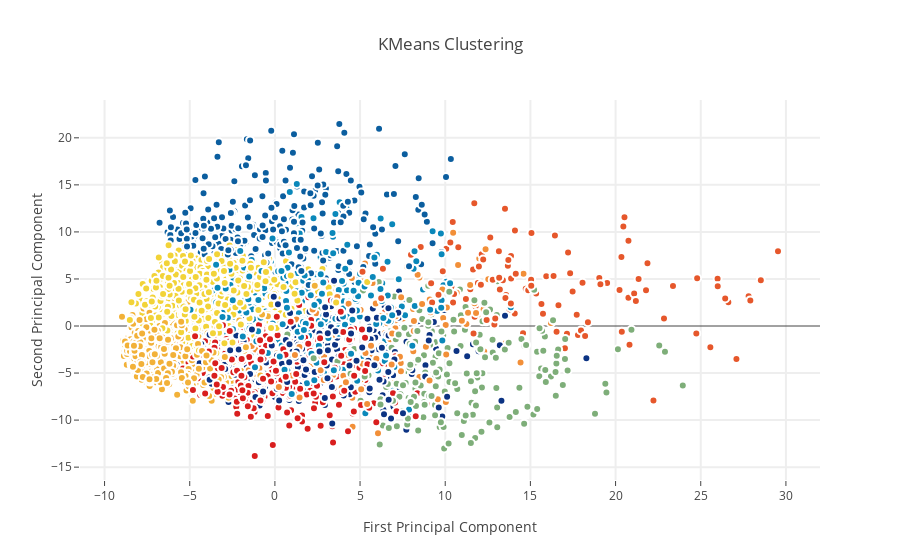

The code cell stored with this chart in its notebook:
### Markdown cell above
K-Means Clustering to identify possible classes

### Code cell
from sklearn.cluster import KMeans # KMeans clustering 
# Set a KMeans clustering with 9 components ( 9 chosen sneakily ;) as hopefully we get back our 9 class labels)
kmeans = KMeans(n_clusters=9)
# Compute cluster centers and predict cluster indices
X_clustered = kmeans.fit_predict(X_5d)

trace_Kmeans = go.Scatter(x=X_5d[:, 0], y= X_5d[:, 1], mode="markers",
                    showlegend=False,
                    marker=dict(
                            size=8,
                            color = X_clustered,
                            colorscale = 'Portland',
                            showscale=False, 
                            line = dict(
            width = 2,
            color = 'rgb(255, 255, 255)'
        )
                   ))

layout = go.Layout(
    title= 'KMeans Clustering',
    hovermode= 'closest',
    xaxis= dict(
         title= 'First Principal Component',
        ticklen= 5,
        zeroline= False,
        gridwidth= 2,
    ),
    yaxis=dict(
        title= 'Second Principal Component',
        ticklen= 5,
        gridwidth= 2,
    ),
    showlegend= True
)

data = [trace_Kmeans]
fig1 = dict(data=data, layout= layout)
# fig1.append_trace(contour_list)
py.iplot(fig1, filename="svm")

### Figure 1 — Plotly figure (JSON) as saved in the notebook; plotly's stock layout.template omitted (floating-point values rounded to 4 significant figures; data arrays with more than 128 entries replaced by an {"elided": "..."} marker saying what was removed)
{"data": [{"marker": {"color": {"elided": "3000 int values"}, "colorscale": "Portland", "line": {"color": "rgb(255, 255, 255)", "width": 2}, "showscale": false, "size": 8}, "mode": "markers", "showlegend": false, "type": "scatter", "x": {"elided": "3000 float values"}, "y": {"elided": "3000 float values"}}], "layout": {"hovermode": "closest", "showlegend": true, "title": "KMeans Clustering", "xaxis": {"gridwidth": 2, "ticklen": 5, "title": "First Principal Component", "zeroline": false}, "yaxis": {"gridwidth": 2, "ticklen": 5, "title": "Second Principal Component"}}}
